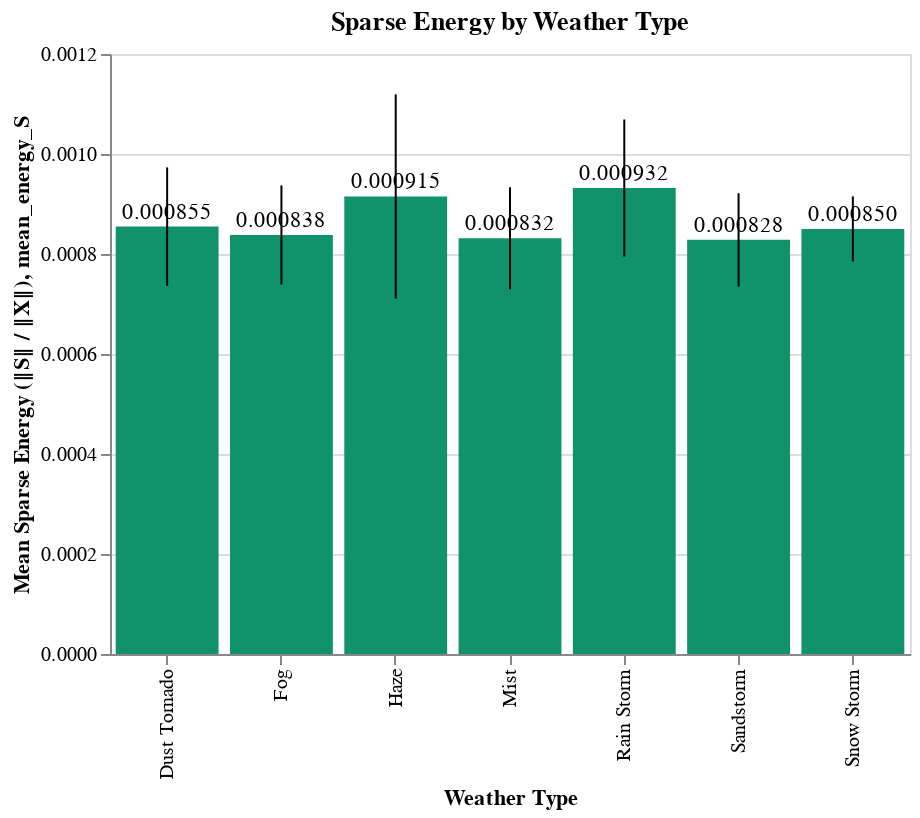

The notebook cell saved with this chart:
### Code cell
# Bar chart
chart_energy = (
    alt.Chart(df_stats)
    .mark_bar(color="#10926b")
    .encode(
        x=alt.X("weather_label:N", title="Weather Type"),
        y=alt.Y("mean_energy_S:Q", title="Mean Sparse Energy (‖S‖ / ‖X‖)"),
        tooltip=["weather_label", "mean_energy_S", "std_energy_S"]
    )
)

# Error bars
error_energy = (
    alt.Chart(df_stats)
    .mark_errorbar()
    .encode(
        x="weather_label:N",
        y="mean_energy_S:Q",
        yError="std_energy_S:Q"
    )
)

# Mean labels above bars
energy_labels = (
    alt.Chart(df_stats)
    .mark_text(
        align='center',
        baseline='bottom',
        dy=-2     # shift text slightly above the bar
    )
    .encode(
        x="weather_label:N",
        y="mean_energy_S:Q",
        text=alt.Text("mean_energy_S:Q", format=".6f")
    )
)

(chart_energy + error_energy + energy_labels).properties(
    width=400,
    height=300,
    title="Sparse Energy by Weather Type"
)

### Figure 1 — Vega-Lite specification as saved in the notebook (floating-point values rounded to 4 significant figures)
{"config": {"view": {"continuousWidth": 300, "continuousHeight": 300}}, "layer": [{"mark": {"type": "bar", "color": "#10926b"}, "encoding": {"tooltip": [{"field": "weather_label", "type": "nominal"}, {"field": "mean_energy_S", "type": "quantitative"}, {"field": "std_energy_S", "type": "quantitative"}], "x": {"field": "weather_label", "title": "Weather Type", "type": "nominal"}, "y": {"field": "mean_energy_S", "title": "Mean Sparse Energy (‖S‖ / ‖X‖)", "type": "quantitative"}}}, {"mark": {"type": "errorbar"}, "encoding": {"x": {"field": "weather_label", "type": "nominal"}, "y": {"field": "mean_energy_S", "type": "quantitative"}, "yError": {"field": "std_energy_S"}}}, {"mark": {"type": "text", "align": "center", "baseline": "bottom", "dy": -2}, "encoding": {"text": {"field": "mean_energy_S", "format": ".6f", "type": "quantitative"}, "x": {"field": "weather_label", "type": "nominal"}, "y": {"field": "mean_energy_S", "type": "quantitative"}}}], "data": {"name": "data-618dbbf69a3876cf9074729314e76939"}, "height": 300, "title": "Sparse Energy by Weather Type", "width": 400, "$schema": "https://vega.github.io/schema/vega-lite/v5.20.1.json", "datasets": {"data-618dbbf69a3876cf9074729314e76939": [{"weather": "dusttornado", "mean_rank_L": 10.83, "std_rank_L": 4.947, "mean_energy_S": 0.0008549, "std_energy_S": 0.0001184, "mean_sparsity_S": 0.05063, "std_sparsity_S": 0.01566, "mean_error": 4.998e-05, "std_error": 1.877e-05, "weather_label": "Dust Tornado"}, {"weather": "foggy", "mean_rank_L": 9.096, "std_rank_L": 5.357, "mean_energy_S": 0.0008381, "std_energy_S": 9.903e-05, "mean_sparsity_S": 0.04558, "std_sparsity_S": 0.01234, "mean_error": 5.064e-05, "std_error": 1.788e-05, "weather_label": "Fog"}, {"weather": "haze", "mean_rank_L": 10.89, "std_rank_L": 7.342, "mean_energy_S": 0.000915, "std_energy_S": 0.0002042, "mean_sparsity_S": 0.0457, "std_sparsity_S": 0.0167, "mean_error": 4.987e-05, "std_error": 1.83e-05, "weather_label": "Haze"}, {"weather": "mist", "mean_rank_L": 11.13, "std_rank_L": 7.47, "mean_energy_S": 0.0008316, "std_energy_S": 0.0001019, "mean_sparsity_S": 0.05369, "std_sparsity_S": 0.01401, "mean_error": 5.244e-05, "std_error": 2.22e-05, "weather_label": "Mist"}, {"weather": "rain_storm", "mean_rank_L": 21.29, "std_rank_L": 11.57, "mean_energy_S": 0.000932, "std_energy_S": 0.0001371, "mean_sparsity_S": 0.05299, "std_sparsity_S": 0.01444, "mean_error": 3.026e-05, "std_error": 1.817e-05, "weather_label": "Rain Storm"}, {"weather": "sand_storm", "mean_rank_L": 11.29, "std_rank_L": 6.424, "mean_energy_S": 0.0008283, "std_energy_S": 9.33e-05, "mean_sparsity_S": 0.04874, "std_sparsity_S": 0.01342, "mean_error": 4.805e-05, "std_error": 1.81e-05, "weather_label": "Sandstorm"}, {"weather": "snow_storm", "mean_rank_L": 26.99, "std_rank_L": 11.27, "mean_energy_S": 0.0008502, "std_energy_S": 6.496e-05, "mean_sparsity_S": 0.07065, "std_sparsity_S": 0.0129, "mean_error": 1.963e-05, "std_error": 1.347e-05, "weather_label": "Snow Storm"}]}}
